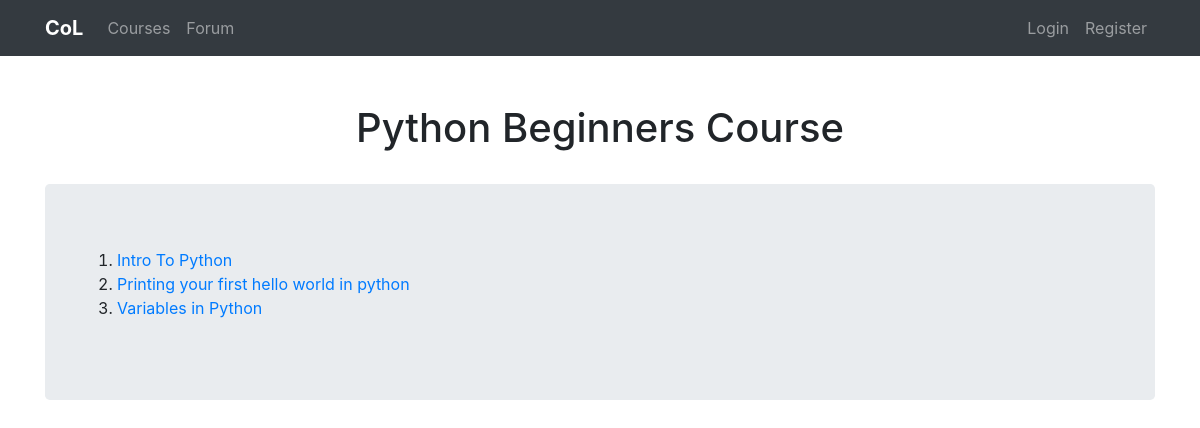
/courses/python-beginners-course/, run on an earlier commit of the app's database.
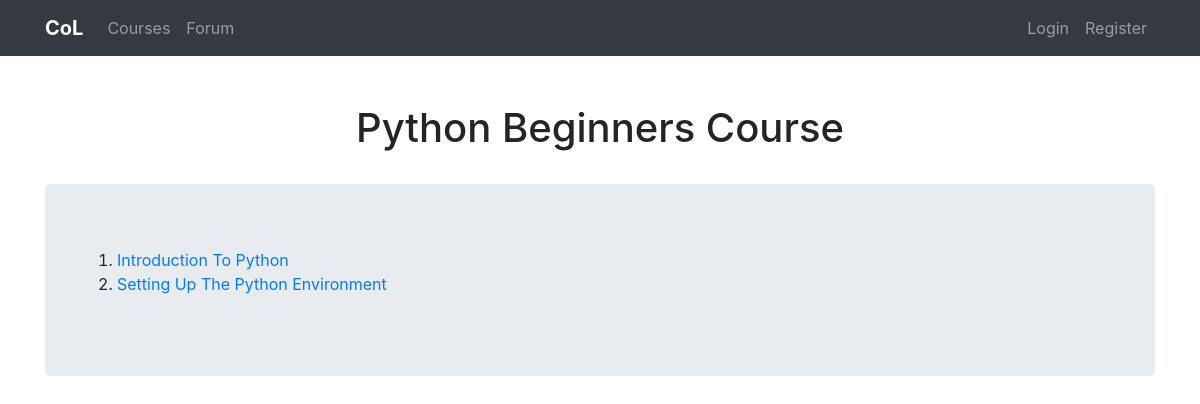
And on a later commit of the database.
### courses/models.py (models this page shows)
class CourseLesson(models.Model):
    course = models.ForeignKey(Course, on_delete=models.CASCADE)
    lesson_name = models.CharField(max_length=50, blank=True)
    lesson_url = models.CharField(max_length=30)
    def __str__(self):
        return self.lesson_name

### courses/views.py (the view)
# urls.py: path('python-beginners-course/', views.python_beginners_course, name='python-beginners-course'),
def python_beginners_course(req):
    course = Course.objects.get(course_url='python-beginners-course')
    course_lessons = CourseLesson.objects.filter(course=course)
    print(course_lessons)
    return render(req, course.course_url+'/coursepage.html', {
        'course_lessons':course_lessons,
    })

### courses/templates/python-beginners-course/coursepage.html (shortened to what this page needs)
{% extends 'base.html' %}
{% block content %}
<div class="container">
    <br>
    <h1 style="text-align: center;">Python Beginners Course</h1>
    <br>
    <div class="jumbotron">
        <ol>
        {% for lesson in course_lessons %}
            <li><a href="{% url lesson.lesson_url %}">{{lesson.lesson_name}}</a></li>
        {% endfor %}
        </ol>
    </div>
</div>
{% endblock %}

### templates/base.html (shortened to what this page needs)
<!DOCTYPE html>
<html lang="en">
<head>
    <link rel="stylesheet" href="https://stackpath.bootstrapcdn.com/bootstrap/4.3.1/css/bootstrap.min.css"
>
</head>
<body>
    <nav class="navbar navbar-dark bg-dark navbar-expand-lg ">
        <div class="container">
            <a href="{% url 'index' %}" class="navbar-brand" style="font-weight: bold;">CoL</a>
            <div class="collapse navbar-collapse" id="navbarSupportedContent">
                <div class="nav navbar-nav">
                    <a href="{% url 'courses' %}" class="nav-item nav-link">Courses</a>
                    <a href="{% url 'forum' %}" class="nav-item nav-link">Forum</a>
                </div>
                <div class="nav navbar-nav ml-auto">
                    {% if user.is_authenticated %}
                    <a href="{% url 'logout' %}" class="nav-item nav-link">Logout</a>
                    {% else %}
                    <a href="{% url 'user_login' %}" class="nav-item nav-link">Login</a>
                    <a href="{% url 'register' %}" class="nav-item nav-link">Register</a>
                    {% endif %}
                </div>
            </div>
        </div>
    </nav>
    <br>
    {% block content %}{% endblock %}
</body>
</html>

What changed in the data, as far as the page shows it:
removed CourseLesson: lesson_name "Printing your first hello world in python"
removed CourseLesson: lesson_name "Variables in Python"
changed CourseLesson: lesson_name "Intro To Python" → "Introduction To Python"
added CourseLesson: lesson_name "Setting Up The Python Environment"
